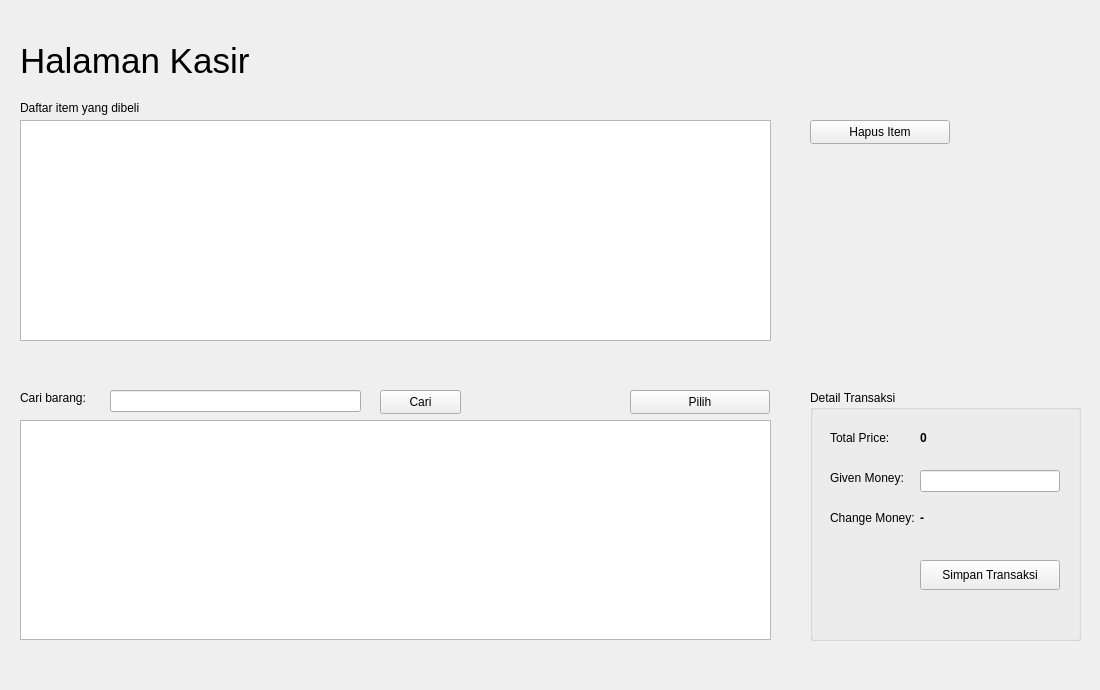
<?xml version="1.0" encoding="UTF-8"?>
<ui version="4.0">
 <class>Form</class>
 <widget class="QWidget" name="Form">
  <property name="geometry">
   <rect>
    <x>0</x>
    <y>0</y>
    <width>1100</width>
    <height>690</height>
   </rect>
  </property>
  <property name="minimumSize">
   <size>
    <width>0</width>
    <height>0</height>
   </size>
  </property>
  <property name="maximumSize">
   <size>
    <width>1920</width>
    <height>1080</height>
   </size>
  </property>
  <property name="windowTitle">
   <string>Form</string>
  </property>
  <widget class="QLabel" name="label_2">
   <property name="geometry">
    <rect>
     <x>20</x>
     <y>30</y>
     <width>331</width>
     <height>61</height>
    </rect>
   </property>
   <property name="font">
    <font>
     <pointsize>26</pointsize>
    </font>
   </property>
   <property name="text">
    <string>Halaman Kasir</string>
   </property>
  </widget>
  <widget class="QLabel" name="label_8">
   <property name="geometry">
    <rect>
     <x>20</x>
     <y>100</y>
     <width>141</width>
     <height>16</height>
    </rect>
   </property>
   <property name="text">
    <string>Daftar item yang dibeli</string>
   </property>
  </widget>
  <widget class="QTableView" name="tableView_item">
   <property name="geometry">
    <rect>
     <x>20</x>
     <y>120</y>
     <width>751</width>
     <height>221</height>
    </rect>
   </property>
   <property name="selectionMode">
    <enum>QAbstractItemView::SingleSelection</enum>
   </property>
   <property name="selectionBehavior">
    <enum>QAbstractItemView::SelectRows</enum>
   </property>
   <property name="cornerButtonEnabled">
    <bool>false</bool>
   </property>
  </widget>
  <widget class="QGroupBox" name="groupBox">
   <property name="geometry">
    <rect>
     <x>810</x>
     <y>390</y>
     <width>271</width>
     <height>251</height>
    </rect>
   </property>
   <property name="title">
    <string>Detail Transaksi</string>
   </property>
   <widget class="QLabel" name="label_4">
    <property name="geometry">
     <rect>
      <x>20</x>
      <y>40</y>
      <width>61</width>
      <height>16</height>
     </rect>
    </property>
    <property name="text">
     <string>Total Price:</string>
    </property>
   </widget>
   <widget class="QLabel" name="label_5">
    <property name="geometry">
     <rect>
      <x>20</x>
      <y>80</y>
      <width>81</width>
      <height>16</height>
     </rect>
    </property>
    <property name="text">
     <string>Given Money:</string>
    </property>
   </widget>
   <widget class="QLabel" name="label_7">
    <property name="geometry">
     <rect>
      <x>20</x>
      <y>120</y>
      <width>91</width>
      <height>16</height>
     </rect>
    </property>
    <property name="text">
     <string>Change Money:</string>
    </property>
   </widget>
   <widget class="QLabel" name="output_total_price">
    <property name="geometry">
     <rect>
      <x>110</x>
      <y>40</y>
      <width>121</width>
      <height>16</height>
     </rect>
    </property>
    <property name="font">
     <font>
      <bold>true</bold>
     </font>
    </property>
    <property name="text">
     <string>0</string>
    </property>
   </widget>
   <widget class="QLabel" name="output_change_money">
    <property name="geometry">
     <rect>
      <x>110</x>
      <y>120</y>
      <width>121</width>
      <height>16</height>
     </rect>
    </property>
    <property name="font">
     <font>
      <bold>true</bold>
     </font>
    </property>
    <property name="text">
     <string>-</string>
    </property>
   </widget>
   <widget class="QPushButton" name="button_simpan_transaksi">
    <property name="geometry">
     <rect>
      <x>110</x>
      <y>170</y>
      <width>140</width>
      <height>30</height>
     </rect>
    </property>
    <property name="text">
     <string>Simpan Transaksi</string>
    </property>
   </widget>
   <widget class="QLineEdit" name="input_given_money">
    <property name="geometry">
     <rect>
      <x>110</x>
      <y>80</y>
      <width>140</width>
      <height>22</height>
     </rect>
    </property>
   </widget>
  </widget>
  <widget class="QTableView" name="tableView_search">
   <property name="geometry">
    <rect>
     <x>20</x>
     <y>420</y>
     <width>751</width>
     <height>220</height>
    </rect>
   </property>
   <property name="selectionMode">
    <enum>QAbstractItemView::SingleSelection</enum>
   </property>
   <property name="selectionBehavior">
    <enum>QAbstractItemView::SelectRows</enum>
   </property>
   <property name="cornerButtonEnabled">
    <bool>false</bool>
   </property>
  </widget>
  <widget class="QLabel" name="label_6">
   <property name="geometry">
    <rect>
     <x>20</x>
     <y>390</y>
     <width>81</width>
     <height>16</height>
    </rect>
   </property>
   <property name="text">
    <string>Cari barang:</string>
   </property>
  </widget>
  <widget class="QLineEdit" name="input_search">
   <property name="geometry">
    <rect>
     <x>110</x>
     <y>390</y>
     <width>251</width>
     <height>22</height>
    </rect>
   </property>
  </widget>
  <widget class="QPushButton" name="button_select">
   <property name="geometry">
    <rect>
     <x>630</x>
     <y>390</y>
     <width>140</width>
     <height>24</height>
    </rect>
   </property>
   <property name="text">
    <string>Pilih</string>
   </property>
  </widget>
  <widget class="QPushButton" name="button_search">
   <property name="geometry">
    <rect>
     <x>380</x>
     <y>390</y>
     <width>81</width>
     <height>24</height>
    </rect>
   </property>
   <property name="text">
    <string>Cari</string>
   </property>
  </widget>
  <widget class="QPushButton" name="button_hapus">
   <property name="geometry">
    <rect>
     <x>810</x>
     <y>120</y>
     <width>140</width>
     <height>24</height>
    </rect>
   </property>
   <property name="text">
    <string>Hapus Item</string>
   </property>
  </widget>
 </widget>
 <tabstops>
  <tabstop>input_search</tabstop>
  <tabstop>button_search</tabstop>
  <tabstop>tableView_search</tabstop>
  <tabstop>button_select</tabstop>
  <tabstop>input_given_money</tabstop>
  <tabstop>button_simpan_transaksi</tabstop>
  <tabstop>tableView_item</tabstop>
  <tabstop>button_hapus</tabstop>
 </tabstops>
 <resources/>
 <connections/>
</ui>
